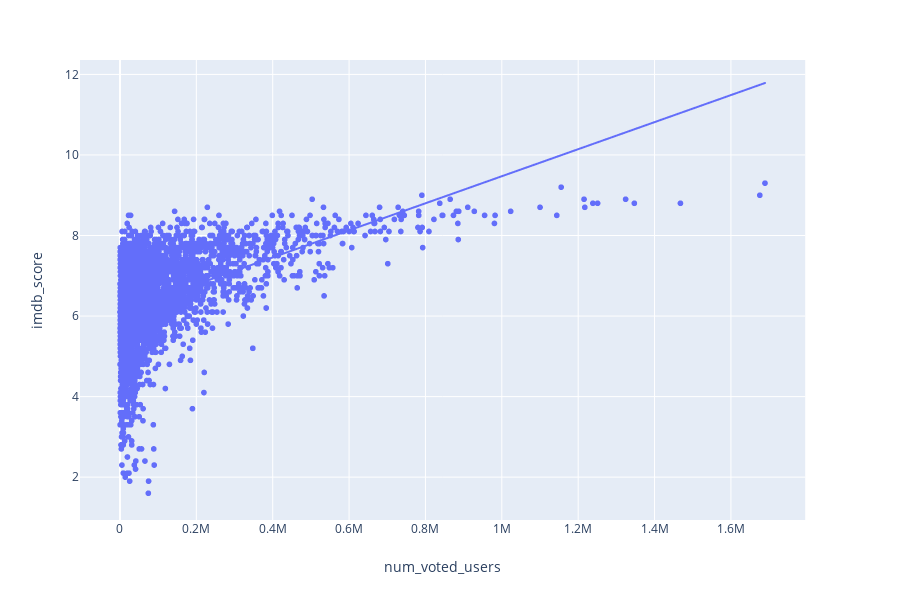

Notebook code for this chart:
### Code cell
px.scatter(df_list, x="num_voted_users", y="imdb_score", trendline='ols')

### Figure 1 — Plotly figure (JSON) as saved in the notebook; plotly's stock layout.template omitted (floating-point values rounded to 4 significant figures; data arrays with more than 128 entries replaced by an {"elided": "..."} marker saying what was removed)
{"data": [{"hoverlabel": {"namelength": 0}, "hovertemplate": "num_voted_users=%{x}<br>imdb_score=%{y}", "legendgroup": "", "marker": {"color": "#636efa", "symbol": "circle"}, "mode": "markers", "name": "", "showlegend": false, "type": "scattergl", "x": {"elided": "3690 int values"}, "xaxis": "x", "y": {"elided": "3690 float values"}, "yaxis": "y"}, {"hoverlabel": {"namelength": 0}, "hovertemplate": "<b>OLS trendline</b><br>imdb_score = 0.000003 * num_voted_users + 6.112539<br>R<sup>2</sup>=0.233042<br><br>num_voted_users=%{x}<br>imdb_score=%{y} <b>(trend)</b>", "legendgroup": "", "marker": {"color": "#636efa", "symbol": "circle"}, "mode": "lines", "name": "", "showlegend": false, "type": "scattergl", "x": {"elided": "3690 int values"}, "xaxis": "x", "y": {"elided": "3690 float values"}, "yaxis": "y"}], "layout": {"height": 600, "legend": {"tracegroupgap": 0}, "margin": {"t": 60}, "xaxis": {"anchor": "y", "domain": [0, 0.98], "title": {"text": "num_voted_users"}}, "yaxis": {"anchor": "x", "domain": [0, 1], "title": {"text": "imdb_score"}}}}
